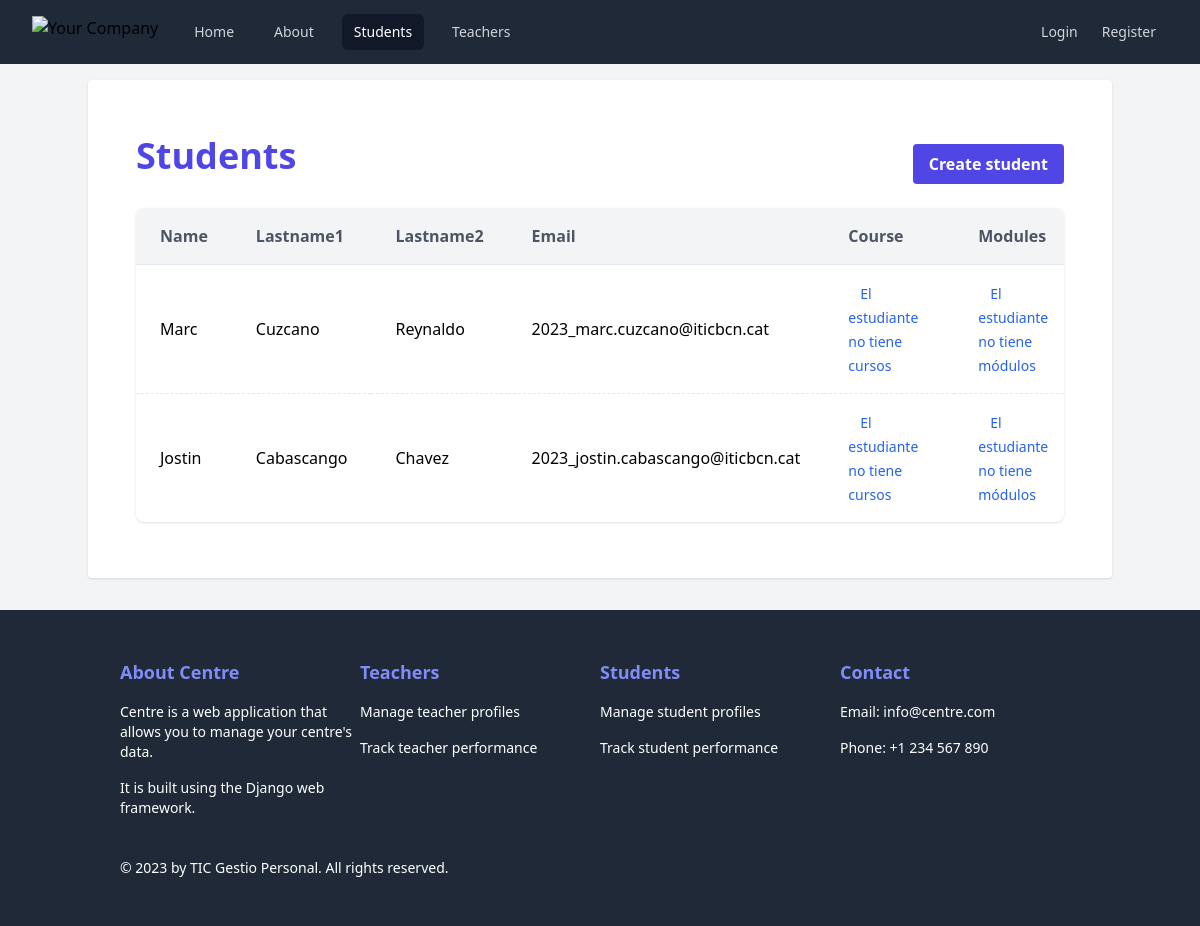
The page /students/ on the database as committed earlier.
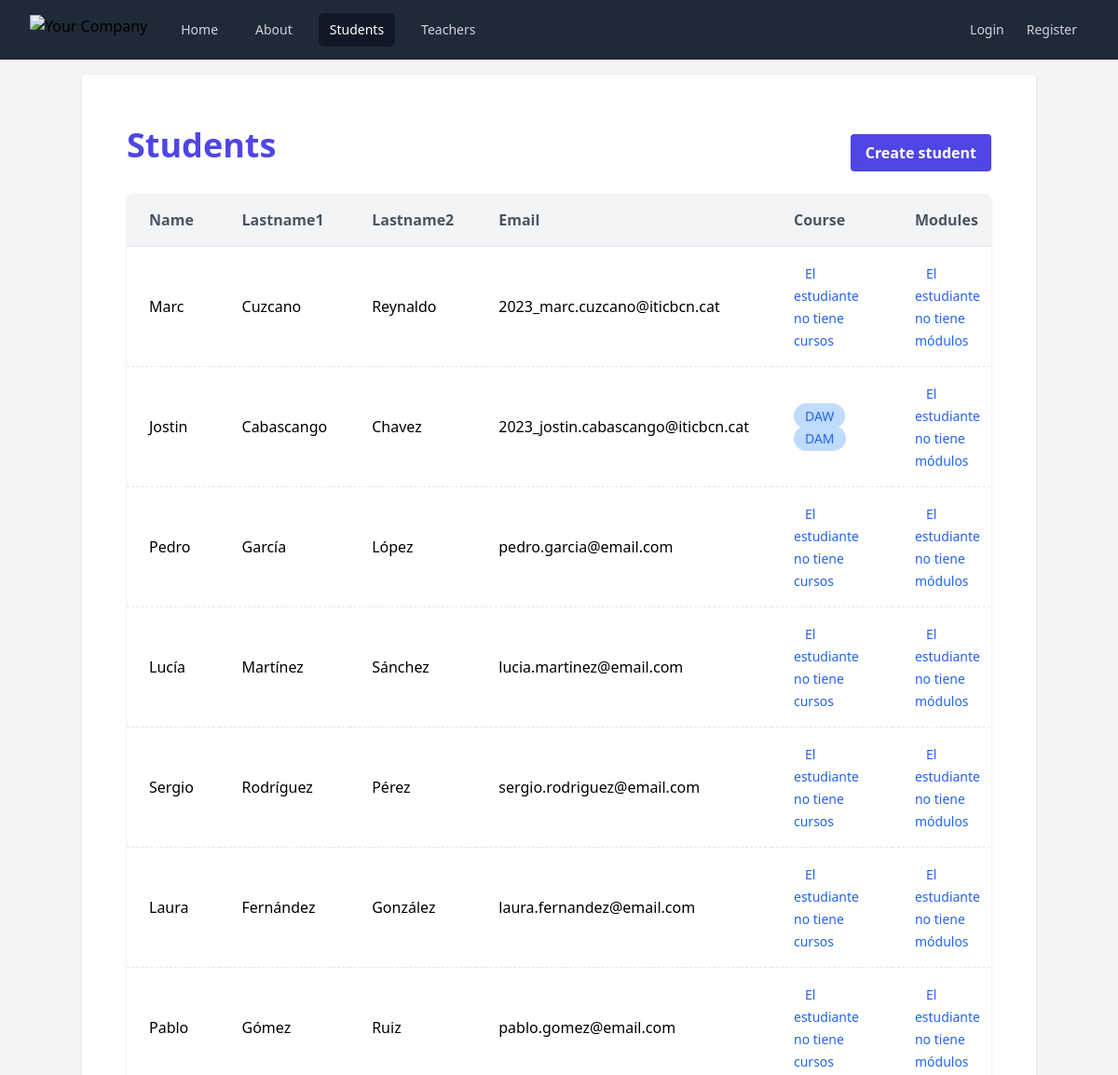
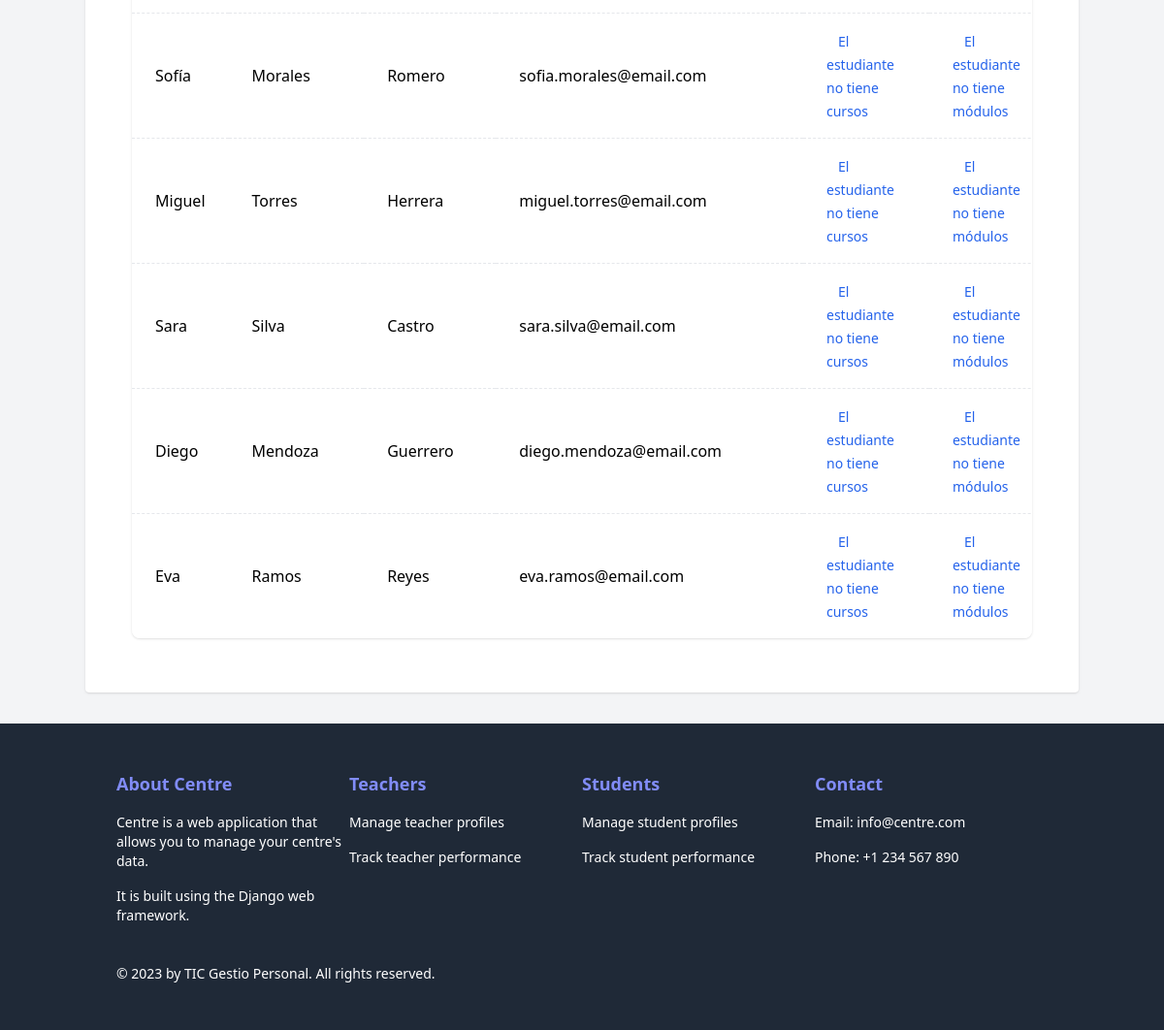
The same page on the database as committed later (2 pictures, top to bottom).
### Centre/models.py (models this page shows, shortened)
class Person(models.Model):
    name = models.CharField(max_length=100)
    lastname1 = models.CharField(max_length=100)
    lastname2 = models.CharField(max_length=100)
    email = models.EmailField()
    class Meta:
        abstract = True

class Student(Person):
    courses = models.ManyToManyField(Course)
    modules = models.ManyToManyField(Module)

class Course(models.Model):
    name = models.CharField(max_length=100)
    description = models.TextField()

### Centre/views.py (the view)
# urls.py: path("students/", StudentsView.as_view(), name="students"),
class StudentsView(View):
    def get(self, request):
        students = Student.objects.all()
        return render(request, "Centre/students/students.html", {"students": students})

### Centre/templates/Centre/students/students.html (shortened to what this page needs)
{% extends "base.html" %}
{% block content %}
    <div class="container mx-auto px-4 py-8">
        <div class="flex justify-between items-center mb-4">
            <h1 class="text-4xl font-bold mb-4 text-indigo-600">Students</h1>
            <a href="{% url 'students.create' %}"
               class="bg-indigo-600 hover:bg-indigo-700 text-white font-bold py-2 px-4 rounded focus:outline-none focus:shadow-outline">
                Create student
            </a>
        </div>
        <div class="overflow-x-auto bg-white rounded-lg shadow overflow-y-auto relative">
            <table class="border-collapse table-auto w-full whitespace-normal bg-white table-striped relative">
                <thead>
                <tr class="text-left">
                    <th class="py-4 px-6 sticky top-0 border-b border-gray-200 bg-gray-100 text-gray-600 w-auto">Name
                    </th>
                    <th class="py-4 px-6 sticky top-0 border-b border-gray-200 bg-gray-100 text-gray-600 w-auto">
                        Lastname1
                    </th>
                    <th class="py-4 px-6 sticky top-0 border-b border-gray-200 bg-gray-100 text-gray-600 w-auto">
                        Lastname2
                    </th>
                    <th class="py-4 px-6 sticky top-0 border-b border-gray-200 bg-gray-100 text-gray-600 w-auto">Email
                    </th>
                    <th class="py-4 px-6 sticky top-0 border-b border-gray-200 bg-gray-100 text-gray-600 w-auto">
                        Course
                    </th>
                    <th class="py-4 px-6 sticky top-0 border-b border-gray-200 bg-gray-100 text-gray-600 w-auto">
                        Modules
                    </th>
                </tr>
                </thead>
                <tbody>
                {% for student in students %}
                    <tr class="transition-colors duration-300 hover:bg-blue-200 hover:text-blue-800">
                        <td class="border-dashed border-t border-gray-200 px-6 py-4 w-auto">{{ student.name }}</td>
                        <td class="border-dashed border-t border-gray-200 px-6 py-4 w-auto">{{ student.lastname1 }}</td>
                        <td class="border-dashed border-t border-gray-200 px-6 py-4 w-auto">{{ student.lastname2 }}</td>
                        <td class="border-dashed border-t border-gray-200 px-6 py-4 w-auto">{{ student.email }}</td>
                        <td class="border-dashed border-t border-gray-200 px-6 py-4 w-auto">
                            {% for course in student.courses.all %}
                                <span class="bg-blue-200 text-blue-600 rounded-full px-3 py-1 text-sm">{{ course.name }}</span>
                            {% empty %}
                                <span class="text-blue-600 rounded-full px-3 py-1 text-sm">El estudiante no tiene cursos</span>
                            {% endfor %}
                        </td>
                        <td class="border-dashed border-t border-gray-200 px-6 py-4 w-auto">
                            {% for module in student.modules.all %}
                                <span class="bg-blue-200 text-blue-600 rounded-full px-3 py-1 text-sm">{{ module.name }}</span>
                            {% empty %}
                                <span class="text-blue-600 rounded-full px-3 py-1 text-sm">El estudiante no tiene módulos</span>
                            {% endfor %}
                        </td>
                    </tr>
                {% endfor %}
                </tbody>
            </table>
        </div>
    </div>
{% endblock %}

Rows that differ between the two databases and show on the page:
shown differently, row unchanged: Student "Jostin": no longer shows "El estudiante no tiene cursos"
added Course: name "DAW", shown under Student "Jostin"
added Course: name "DAM", shown under Student "Jostin"
added Student: name "Pedro", lastname1 "García", lastname2 "López", email "pedro.garcia@email.com"
added Student: name "Lucía", lastname1 "Martínez", lastname2 "Sánchez", email "lucia.martinez@email.com"
added Student: name "Sergio", lastname1 "Rodríguez", lastname2 "Pérez", email "sergio.rodriguez@email.com"
added Student: name "Laura", lastname1 "Fernández", lastname2 "González", email "laura.fernandez@email.com"
added Student: name "Pablo", lastname1 "Gómez", lastname2 "Ruiz", email "pablo.gomez@email.com"
added Student: name "Sofía", lastname1 "Morales", lastname2 "Romero", email "sofia.morales@email.com"
added Student: name "Miguel", lastname1 "Torres", lastname2 "Herrera", email "miguel.torres@email.com"
added Student: name "Sara", lastname1 "Silva", lastname2 "Castro", email "sara.silva@email.com"
added Student: name "Diego", lastname1 "Mendoza", lastname2 "Guerrero", email "diego.mendoza@email.com"
added Student: name "Eva", lastname1 "Ramos", lastname2 "Reyes", email "eva.ramos@email.com"
